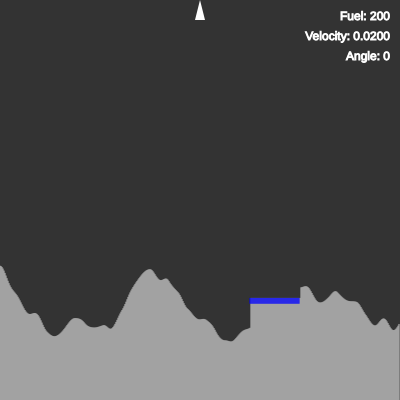
Frame 1 (no input)
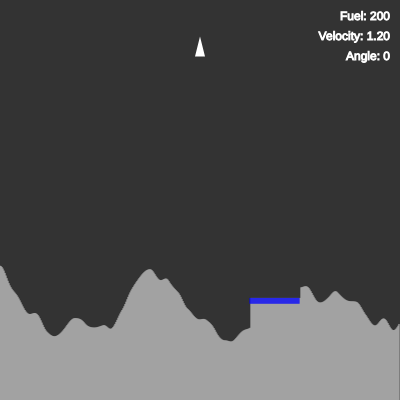
Frame 60 (no input)
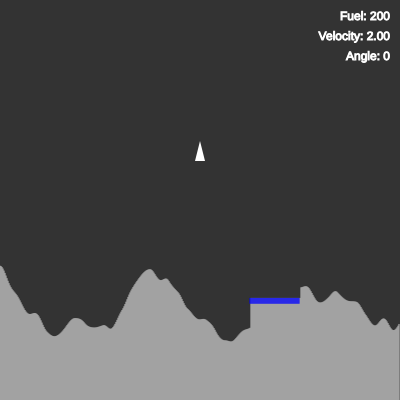
Frame 120 (the mouse pressed at the canvas centre since frame 60)

The p5.js sketch that drew these frames (run headless with seeded random() and noise() and a simulated clock; from frame 60 on, the mouse is pressed at the canvas centre):

// p5.js sketch
// ── sketch.js
let lander, ground, target, run = false;

const g = -0.02, thrust = 0.05, softLanding = 0.5, fuel = 200;

function setup() {
    createCanvas(400, 400);
    newGame();
}

function newGame() {
    lander = new Lander();
    ground = generateGround();
    target = generateTarget(ground);
    run = true;
}

function generateGround() {
    let range = 200;
    let vel = 1 / 75;
    return Array.from({ length: width }, (_, i) =>
        noise(i * vel) * range
    );
}

function generateTarget() {
    let w = 50;
    let x = random(ground.length - w);
    let h = ground.reduce((s, h, i) => i >= x && i < x + w ? s + h : s, 0) / w;
    ground = ground.map((hi, i) => i >= x && i < x + w ? h : hi);
    return { x, w, h };
}

function draw() {
    background(51);

    // ground
    strokeWeight(1);
    stroke(200);
    ground.forEach((h, x) => {
        line(x, height, x, height - h);
    });

    // target
    stroke(0, 0, 255);
    let r = 5;
    for (i = 0; i < target.w; i++) {
        let y1 = height - target.h;
        let y2 = y1 + r;
        line(target.x + i, y1, target.x + i, y2);
    }

    if (run) lander.update();
    lander.draw();

    // HUD display
    stroke(255);
    fill(255);
    textAlign(RIGHT);
    text(`Fuel: ${lander.fuel}`, width - 10, 20);
    text(`Velocity: ${lander.vel.mag().toPrecision(3)}`, width - 10, 40);
    text(`Angle: ${(lander.a - PI / 2) * 360}`, width - 10, 60);

}

class Lander {
    constructor(x = width / 2, y = 20) {
        this.pos = createVector(x, y);
        this.vel = createVector(0, 0);
        this.acc = createVector(0, 0);
        this.r = 5;
        this.a = PI / 2;
        this.maxVel = 2;
        this.maxAcc = 2;
        this.fuel = fuel;
    }

    update() {
        // gravity
        this.acc.add(0, -g);

        // thurst
        if (keyIsDown(32)) {
            if (this.fuel > 0) {
                let force = p5.Vector.fromAngle(this.a).mult(-thrust);
                this.acc.add(force);
                this.fuel--;
            }
        }
        if (keyIsDown(LEFT_ARROW)) {
            this.a -= PI / 100;
        }
        if (keyIsDown(RIGHT_ARROW)) {
            this.a += PI / 100;
        }

        // collision
        if (this.pos.y + this.r > height - ground[int(this.pos.x)]) {

            if (this.safeToLand) {
                this.vel.mult(0);
                this.acc.mult(0);
                this.a = PI / 2;
                console.log('win');
                run = false;
            }
            else {
                // GAME OVER
                newGame();
            }
        }

        // integrate
        this.acc.limit(this.maxAcc);
        this.vel.add(this.acc);
        this.vel.limit(this.maxVel);
        this.pos.add(this.vel);
        this.acc.mult(0);

    }
    get safeToLand() {
        let inTarget = this.pos.x > target.x && this.pos.x < target.x + target.w;
        let isSoftLanding = this.vel.mag() <= softLanding;
        return inTarget && isSoftLanding;
    }
    draw() {
        if (this.safeToLand) fill(0, 255, 0);
        else fill(255);
        noStroke();
        push();
        translate(this.pos.x, this.pos.y);
        rotate(this.a + PI / 2);
        triangle(-this.r, 0, this.r, 0, 0, 4 * this.r);
        pop();
    }
}
